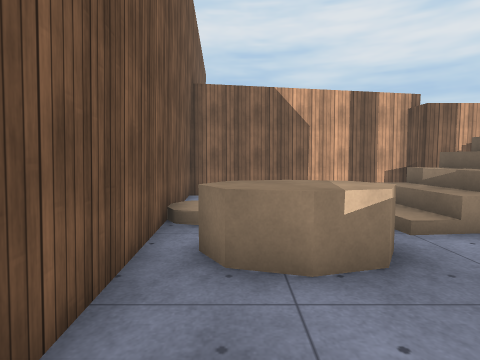
View 1 (above)

16 first-person views from a walk through a Unity game level. The camera is 1.3 m above the floor, tilts 4° down and sees 80° across. The floor is counted in squares, 1 m on a side. Each view is taken from the middle of a square. On the plan, view 1 faces up. The plan holds only what a view shows up to about 13 squares ahead; the rest is blank. The place goes on beyond the plan. The player character is not drawn. Surface patterns are stand-ins for the level's own textures.

View 2
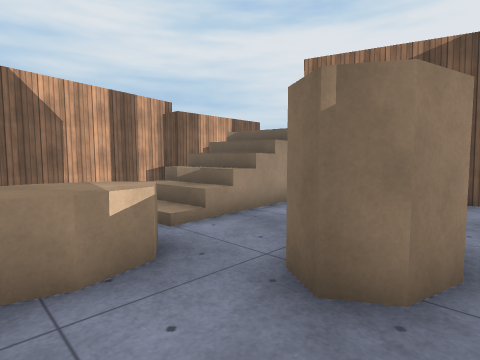

View 3
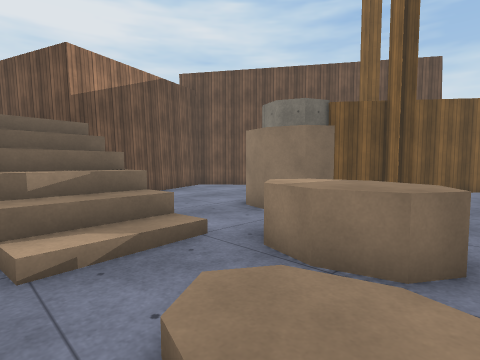

View 4
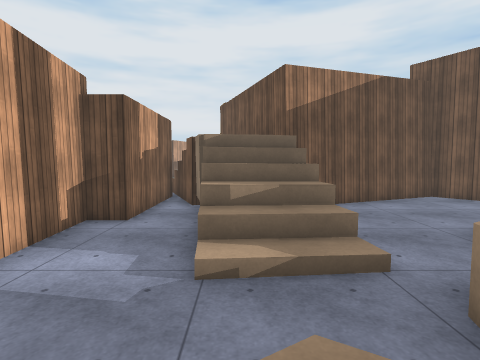

View 5
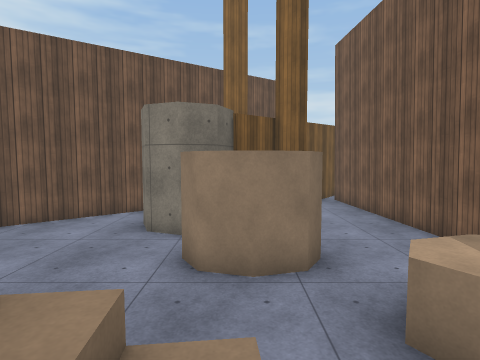

View 6
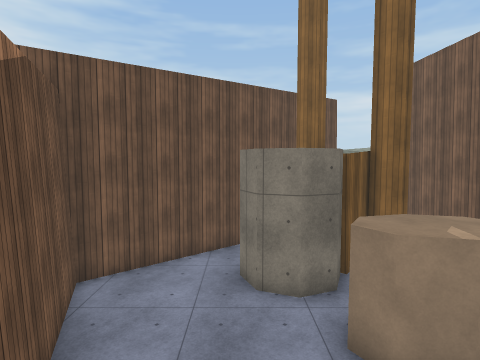

View 7
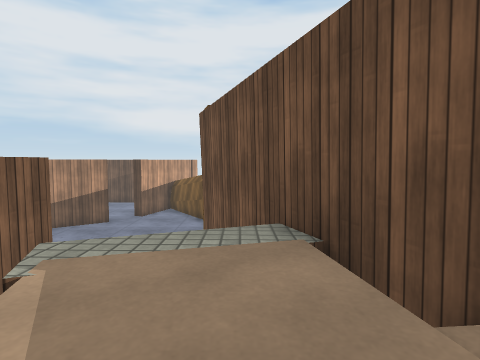

View 8
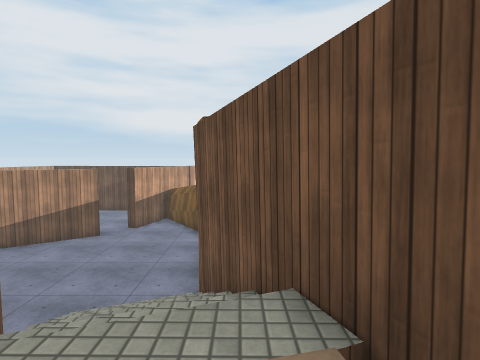

View 9
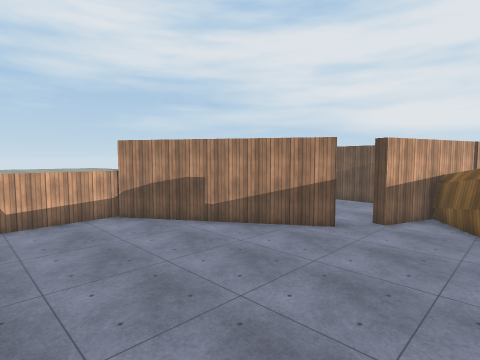

View 10
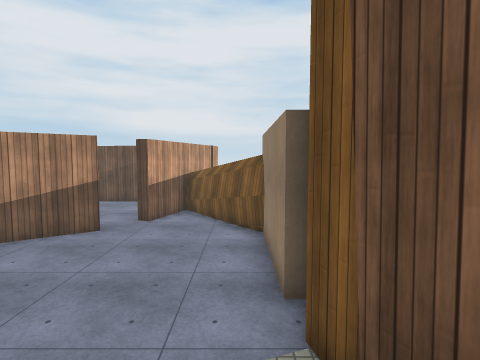

View 11
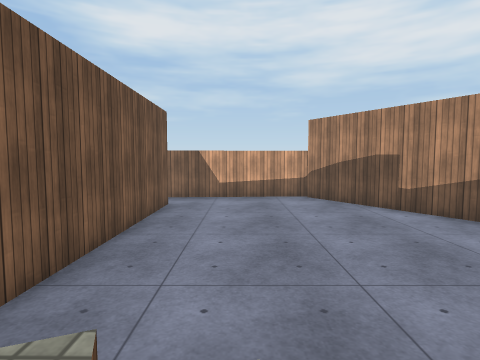

View 12
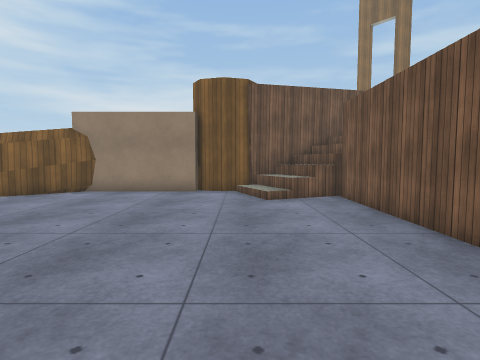

View 13
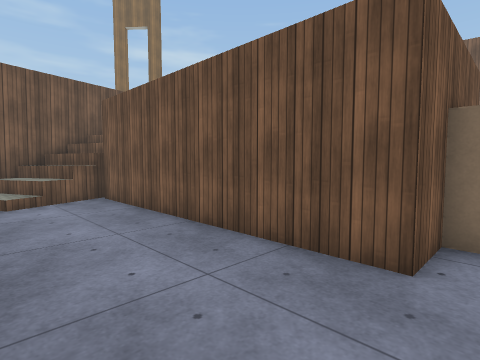

View 14
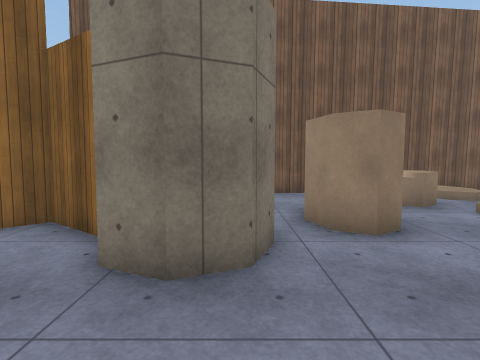

View 15
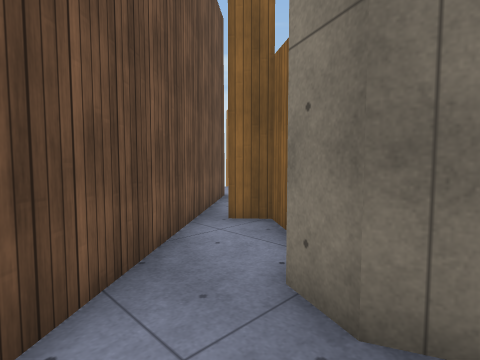

View 16
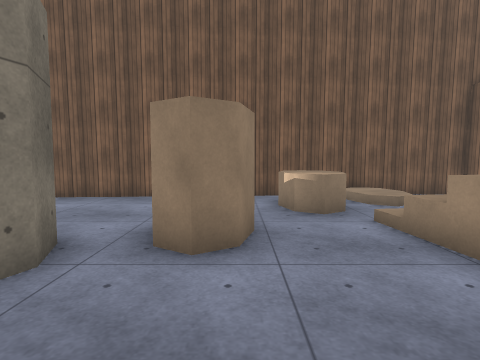

### Floor plan
Key: @ floor where view 1 was taken; # wall or solid block; . main floor; : floor 0.25 m higher than the main floor; + floor 2 m higher than the main floor; * floor 2.25 m higher than the main floor; % floor 2.5 m higher than the main floor; / step, stairs or slope; = window, fence, low wall or low ledge; ^ raised ledge; v drop or lower ground.
Columns run from 2 left of view 1 to 25 right of it. Each row starts with its distance up from view 1.
 21             #########
 20             #.......#
 19             ##......##
 18              #.......##
 17              #........#
 16              #........##
 15              #.........##
 14              #..........#.
 13              #............#
 12              #............##
 11 ##########   #../..........#
 10 #   .....#####=//........###
  9 #  .........//////......##
  8 #. .../=v/*%////#########
  7 #///./////*%*+###  #
  6 #/:/./////*####
  5 #.^^./==vv##
  4 #.^^^......##
  3 ##.^........#
  2  #...###....#
  1  #...###....##
  0  #@..........#
 -1  #.....###...#
 -2  #....####..##
 -3  #..#####..##
 -4  #..####..##
 -5  #..###..##
 -6  #.#  ####
 -7  ###

Where each view was taken, in squares from view 1:
view 1: 0 up, 0 right, facing up
view 2: 0 up, 0 right, facing up-right
view 3: 8 up, 1 left, facing down-right
view 4: 7 up, 1 left, facing right
view 5: 7 up, 4 right, facing down
view 6: 6 up, 7 right, facing down
view 7: 7 up, 7 right, facing right
view 8: 7 up, 8 right, facing right
view 9: 9 up, 12 right, facing up-right
view 10: 9 up, 12 right, facing right
view 11: 9 up, 14 right, facing up
view 12: 20 up, 15 right, facing down
view 13: 20 up, 15 right, facing down-left
view 14: 1 down, 10 right, facing left
view 15: 1 down, 9 right, facing down-left
view 16: 2 up, 9 right, facing left
